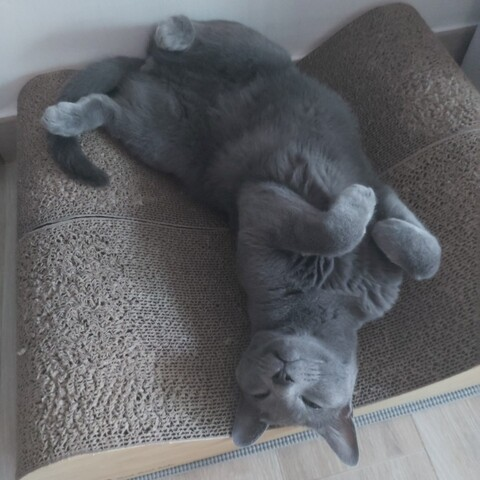
#> input picture 레포트1/bigwell.jpg, 480 x 480 px, given in place of Lenna.png, which was not available
$ python '열림.py'
#> lines starting #> are read from the running program, lines starting #| are printed output that depends on the picture; after the words box and inside, x2 and y2 are one past the last pixel; in counts of white or black regions, pixels touching at a corner belong together; pictures that were not available may be replaced by others from this repository, and a replacement may not be noted
### 레포트9/openimg.py
import cv2
import numpy as np


def toGray(img):
    row = np.shape(img)[0]
#> row = 480
    col = np.shape(img)[1]
#> col = 480
    new_img = np.zeros((row, col), np.uint8)
    for x in range(row):
        for y in range(col):
            new_img.itemset(x, y, sum(img[x, y])//3)  # rgb값을 합쳐 3으로나눔

    return new_img


def gray_imload(path):  # 이미지로드
    return toGray(cv2.imread(path))

### 레포트9/toBinary.py
import cv2
import numpy as np


def gray_imload(path):  # 이미지로드
    return toGray(cv2.imread(path))


def toBinary(img, flag=125):      # 이미지 이진화
#> called with flag = 125
    row = np.shape(img)[0]
#> row = 480
    col = np.shape(img)[1]
#> col = 480
    new_img = np.copy(img)  # 이미지 복사
    for x in range(0, row):
        for y in range(0, col):
            if img[x, y] > flag:  # 임계값과 비교
                new_img.itemset(x, y, 255)
            else:
                new_img.itemset(x, y, 0)
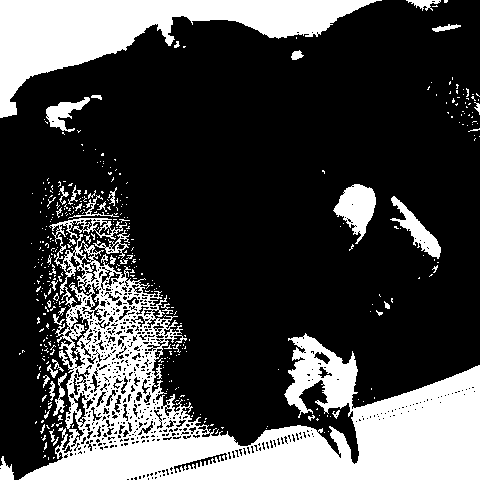
#> new_img: shape (480, 480); 26.9% white; 418 white regions (374 under 20 px), largest, box (x1, y1, x2, y2) and area: (19, 218, 480, 480) 39775, (0, 0, 382, 118) 15650, (333, 184, 376, 244) 1401
    return new_img


# [9 lines left out: function toGray, not called in this run]


# [8 lines that do not run on import are left out]

### 레포트9/침식.py
import cv2
import numpy as np
import openimg
import toBinary

def chimsick(img):
    row, col = img.shape
#> row = 480; col = 480
    new_img = np.zeros((512, 512), dtype=np.uint8)

    for x in range(1,row-1):
        for y in range(1,col-1):
            if img[x-1,y-1]==img[x-1,y]==img[x-1,y+1]==img[x,y-1]==img[x,y]==img[x,y+1]==img[x+1,y-1]==img[x+1,y]==img[x+1,y+1]==255:
                new_img[x, y] = img[x,y]
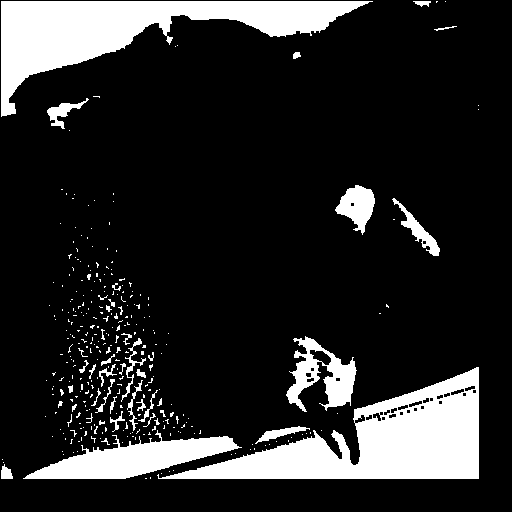
#> new_img: shape (512, 512); 16.1% white; 316 white regions (276 under 20 px), largest, box (x1, y1, x2, y2) and area: (157, 367, 479, 479) 15221, (1, 1, 373, 117) 14465, (23, 430, 242, 479) 4833

    return new_img

# [8 lines that do not run on import are left out]

### 레포트9/팽창.py
import cv2
import numpy as np
import openimg
import toBinary

def pangchang(img):
    row, col = img.shape
#> row = 512; col = 512
    new_img = np.zeros((512, 512), dtype=np.uint8)

    for x in range(1,row-1):
        for y in range(1,col-1):
            if img[x-1,y-1]==img[x-1,y]==img[x-1,y+1]==img[x,y-1]==img[x,y]==img[x,y+1]==img[x+1,y-1]==img[x+1,y]==img[x+1,y+1]==0:
                new_img[x, y] = 0
            else:
                new_img[x,y]=255
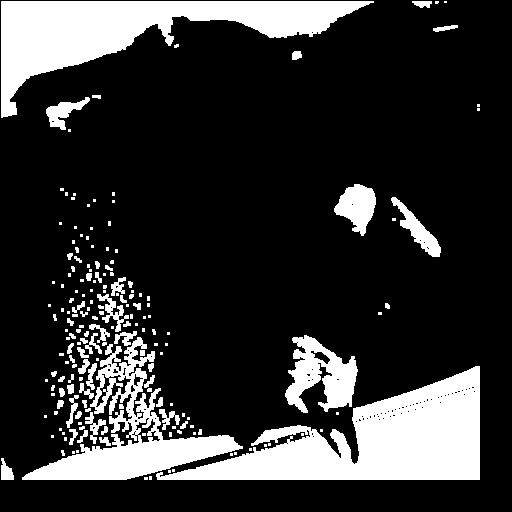
#> new_img: shape (512, 512); 19.9% white; 182 white regions (114 under 20 px), largest, box (x1, y1, x2, y2) and area: (156, 366, 480, 480) 17230, (1, 1, 374, 118) 15102, (22, 337, 243, 480) 8521

    return new_img

# [8 lines that do not run on import are left out]

### 레포트9/열림.py
import cv2
import numpy as np
import openimg
import toBinary
import 침식
import 팽창


img = toBinary.toBinary(openimg.gray_imload("Lenna.png"))
new_img = 팽창.pangchang(침식.chimsick(img))

cv2.imshow("binary", img)
cv2.imshow("mopology", new_img)
cv2.waitKey(0)
cv2.destroyAllWindows()
